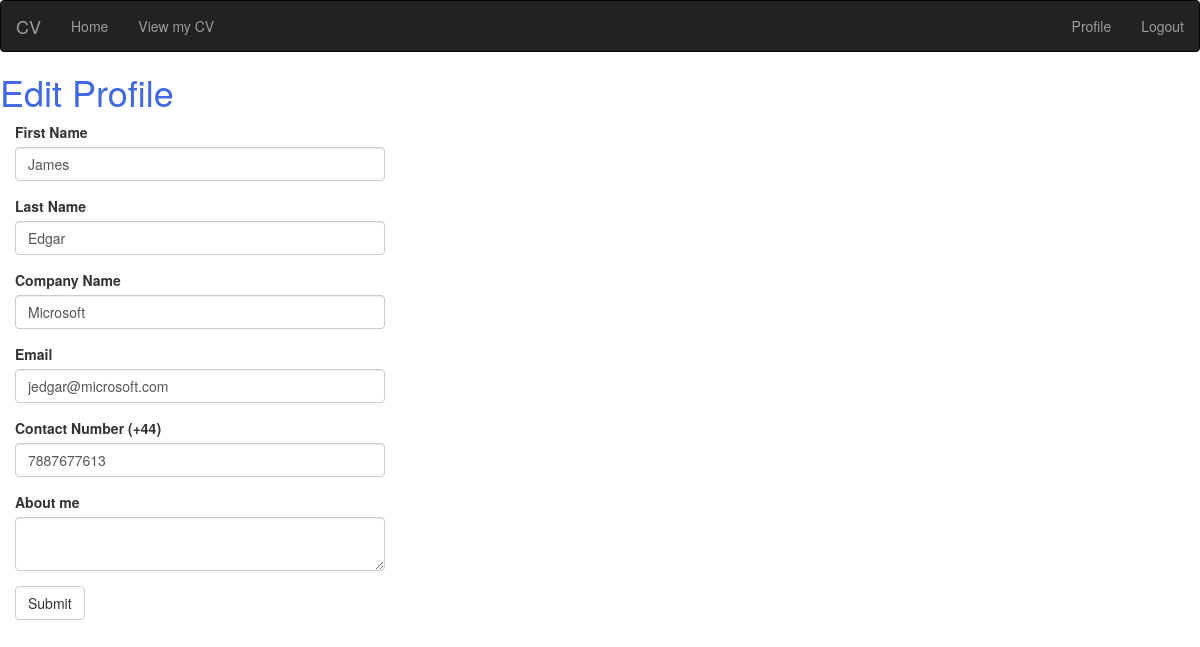
/edit_profile (signed in), run on the app's committed database.
### app/models.py (models this page shows, shortened)
class User(UserMixin, db.Model):
    id = db.Column(db.Integer, primary_key=True)
    first_name = db.Column(db.String(64), index=True)
    last_name = db.Column(db.String(64), index=True)
    username = db.Column(db.String(64), index=True, unique=True)
    company = db.Column(db.String(64), index=True)
    contact_no = db.Column(db.Integer(), index=True)
    email = db.Column(db.String(120), index=True, unique=True)
    password_hash = db.Column(db.String(128))
    about_me = db.Column(db.String(140))
    is_admin = db.Column(db.Boolean, default=False)
    views = db.Column(db.Integer(), default= 0)
    downloads = db.Column(db.Integer(), default = 0)
    last_seen = db.Column(db.DateTime, default= datetime.utcnow)
    posts = db.relationship('Post', backref='author', lazy='dynamic')
    @login.user_loader
    def load_user(id):
        return User.query.get(int(id))

### app/routes.py (the view)
@app.route('/edit_profile', methods=['GET', 'POST'])
@login_required
def edit_profile():
    form = EditProfileForm()
    if form.validate_on_submit():
        current_user.first_name = form.first_name.data
        current_user.last_name = form.last_name.data
        current_user.company = form.company.data
        current_user.email = form.email.data
        current_user.contact_no = form.contact_no.data
        current_user.about_me = form.about_me.data
        db.session.commit()
        flash('Your changes have been saved.')
        return redirect(url_for('index'))
    elif request.method == 'GET':
            form.first_name.data = current_user.first_name
            form.last_name.data = current_user.last_name
            form.company.data = current_user.company
            form.email.data = current_user.email
            form.contact_no.data = current_user.contact_no
            form.about_me.data = current_user.about_me
    return render_template('edit_profile.html', title='Edit Profile', form=form)

### app/forms.py
class EditProfileForm(FlaskForm):
    first_name = StringField('First Name', validators=[DataRequired()])
    last_name = StringField('Last Name', validators=[DataRequired()])
    company = StringField('Company Name', validators=[DataRequired()])
    email = StringField('Email', validators=[DataRequired(), Email()])
    contact_no = IntegerField('Contact Number (+44)', validators=[DataRequired()])
    about_me = TextAreaField('About me', validators=[Length(min=0, max=140)])
    submit = SubmitField('Submit')

### app/routes.py (called while the page is built)
@app.before_request
def before_request():
    if current_user.is_authenticated:
        current_user.last_seen = datetime.utcnow()
        db.session.commit()

@app.context_processor              #Needed to return total views and downloads to admin/index.html template. Although
def total_count():                  #this code will inject the two returned variables to all templates, it will only show on
    users = User.query.all()        #on the admin/index template as that is where I have referenced them.
    view_total = 0
    for u in users:                     #This function querys all users in db, iterates through views & downloads of each
        view_total+= u.views            #and adds that value to the total views/downloads variables.
    download_total = 0
    for z in users:
        download_total+= z.downloads
    return dict(view_total=view_total, download_total=download_total)

### app/templates/edit_profile.html
{% extends 'base.html' %}
{% import 'bootstrap/wtf.html' as wtf %}
{% block app_content %}
    <h1 id="edit_profile">Edit Profile</h1>
        <div class="col-md-4">
            {{ wtf.quick_form(form) }}
        </div>
{% endblock %}

### app/static/style.css (style rules this page uses)
#username_tag, #about, #login, #register, #edit_profile, #last_seen, #touch { color: royalblue; }

### data on the page
User: first_name "James", last_name "Edgar", company "Microsoft", email "jedgar@microsoft.com", contact_no "7887677613"
